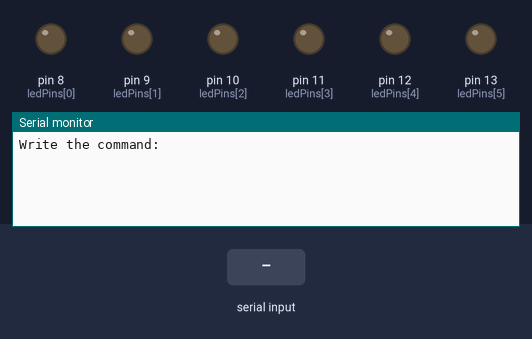
The sketch below on a simulated Arduino Uno, built with avr-gcc and run on an emulated ATmega328P. On the bench: output pins drawn as LEDs (lit = HIGH), the last lines printed to the serial monitor. The test bench sets the inputs (shaded band).

Above: at 1.2 s.
1.3 s: "off,1\n" received over Serial
At 2.0 s:
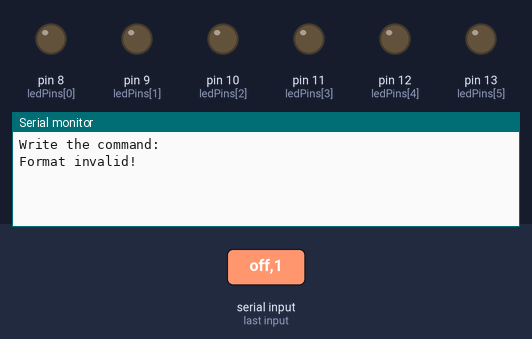
2.8 s: "1,90,45\n" received over Serial
At 3.2 s:
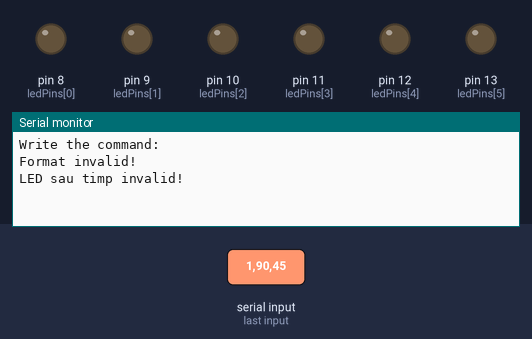

The sketch:

ExLab3.ino
```cpp
/*
Pe fiecare dintre pinii 8-13 am conectat cate un led
si trebuie ca sa il pornesc intr-un anumit fel, folosind o anumita comanda.
Comanda este in formatul "nr_led,animatie,timp_in_ms".
Animatiile pot fi oprite cu o animatie de tip "off",
restul animatiilor sunt fadein, fadeout,fadeinout,blink.
Ex.:
8,fadeinout,2000 va avea ca efect realizarea unui fadein pentru 1000ms si un fadeout pentru 1000ms dupa care se va relua.
*/

const int ledPins[] = { 8, 9, 10, 11, 12, 13 };
const int NUM_LEDS = 6;
enum Animations { OFF, FADEIN, FADEOUT, FADEINOUT, BLINK };

struct Led {
  Animations animation = OFF;
  unsigned long duration = 1000;
  unsigned long startTime = 0;
};

Led leds[NUM_LEDS];
String input = "";

void setup() {
  Serial.begin(9600);
  for (int i = 0; i < NUM_LEDS; i++) {
    pinMode(ledPins[i], OUTPUT);
    digitalWrite(ledPins[i], LOW);
  }
  Serial.println("Write the command:");
}

void readCommand() {
  while (Serial.available()) {
    char c = Serial.read();
    if (c == '\n' || c == '\r') {
      if (input.length() > 0) {
        processCommand(input);
        input = "";
      }
    } else {
      input += c;
    }
  }
}


void processCommand(String command) {
  int firstComma = command.indexOf(',');
  int secondComma = command.indexOf(',', firstComma + 1);

  if (firstComma < 0 || secondComma < 0) {
    Serial.println("Format invalid!");
    return;
  }

  int ledNumber = command.substring(0, firstComma).toInt();
  String anim = command.substring(firstComma + 1, secondComma);
  anim.trim();
  anim.toLowerCase();

  unsigned long duration = command.substring(secondComma + 1).toInt();

  if (ledNumber < 8 || ledNumber > 13 || duration == 0) {
    Serial.println("LED sau timp invalid!");
    return;
  }

  int index = ledNumber - 8;

  if (anim == "off") {
    leds[index].animation = OFF;
  } else if (anim == "fadein") {
    leds[index].animation = FADEIN;
  } else if (anim == "fadeout") {
    leds[index].animation = FADEOUT;
  } else if (anim == "fadeinout") {
    leds[index].animation = FADEINOUT;
  } else if (anim == "blink") {
    leds[index].animation = BLINK;
  } else {
    Serial.println("Animatie necunoscuta!");
    return;
  }

  leds[index].duration = duration;
  leds[index].startTime = millis();

  Serial.println("Comanda acceptata!");
}

void updateLed(int index, unsigned long now) {
  Led &led = leds[index];
  unsigned long elapsed = now - led.startTime;
  unsigned long duration = led.duration;

  switch (led.animation) {
    //cases: on, fadeint, fadeout, fadeinout, blink
    case OFF:
      digitalWrite(ledPins[index], LOW);
      break;
    case FADEIN:
      {
        int brightness = (elapsed % duration) * 255UL / duration;
        setBrightness(index, brightness);
        break;
      }
    case FADEOUT:
      {
        int brightness = 255 - (elapsed % duration) * 255UL / duration;
        setBrightness(index, brightness);
        break;
      }
    case FADEINOUT:
      {
        unsigned long phase = elapsed % duration;
        unsigned long half = duration / 2;

        int brightness;

        if (phase < half) {
          brightness = phase * 255UL / half;
        } else {
          brightness = (duration - phase) * 255UL / (duration - half);
        }

        setBrightness(index, brightness);
        break;
      }
    case BLINK:
      {
        bool state = (elapsed / (duration / 2 + 1)) % 2 == 0;
        digitalWrite(ledPins[index], state ? HIGH : LOW);
        break;
      }
  }
}

void setBrightness(int index, int brightness) {
  static unsigned long lastUpdate[NUM_LEDS] = { 0 };
  static int pwmCounter[NUM_LEDS] = { 0 };

  unsigned long now = micros();

  if (now - lastUpdate[index] >= 100) {
    lastUpdate[index] = now;
    pwmCounter[index] = (pwmCounter[index] + 1) % 256;
  }

  digitalWrite(ledPins[index], pwmCounter[index] < brightness ? HIGH : LOW);
}

void loop() {
  readCommand();
  unsigned long now = millis();
  for (int i = 0; i < NUM_LEDS; i++) {
    updateLed(i, now);
  }
}
```

Measured:
- after the input at 1.3 s, the serial monitor: prints a new line at once (image 1)
- after the input at 2.8 s, the serial monitor: prints a new line at once (image 2)
